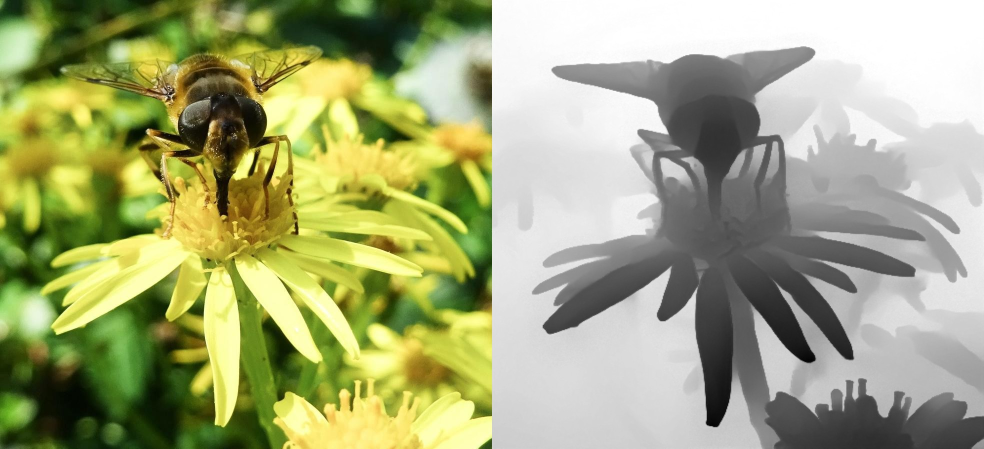
#> input picture testimages/beeflower.jpg, 1968 x 897 px (shown at 1/2 size)
$ python depth2sbs.py
#> lines starting #> are read from the running program, lines starting #| are printed output that depends on the picture
### photos3d/depthmaps.py
"""
depthmaps.py - Library module for working with depth maps, such as for using them to convert RGB-D images to stereo pairs or a stereogram.

"""

import math
import random
import numpy as np
from PIL import Image, ImageDraw, ImageFilter

# GENERAL AND FILE FUNCTIONS

def load(fn1, fn2=None, maxwid=None, dosplit=True):
    if not dosplit:
        return __open_image_file__(fn1, maxwid=maxwid)
    if fn2:
        img1 = __open_image_file__(fn1, maxwid=maxwid)
        img2 = __open_image_file__(fn2, maxwid=maxwid)
    else:
        if maxwid == None:
            img1 = __open_image_file__(fn1, None)
        else:
            img1 = __open_image_file__(fn1, 2 * maxwid)
#> in __open_image_file__, img is the input picture: PIL image 1968x897 RGB; mean R, G, B 163.4, 168.5, 123.2
        img1, img2 = __split_image__(img1)
#> in __split_image__, `left = img.crop((0, 0, nw, sbsh))`:
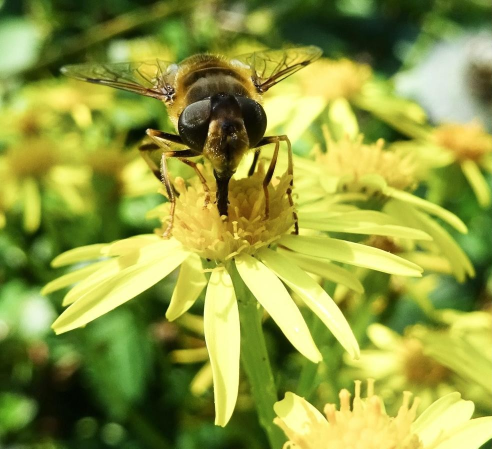
#> left: PIL image 984x897 RGB (shown at 1/2 size); mean R, G, B 145.6, 155.9, 65.2
#> in __split_image__, `right = img.crop((sbsw-nw, 0, sbsw, sbsh))`:
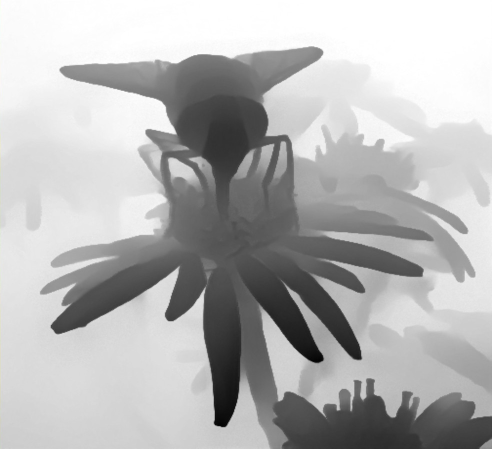
#> right: PIL image 984x897 RGB (shown at 1/2 size); mean R, G, B 181.2, 181.2, 181.2
    return [img1, img2]

def resize(img, nw, nh):
    nim = img.resize((nw, nh))
    return nim

# [6 lines left out: function split_image, not called in this run]

# DISPARITY FUNCTIONS

def estimate_disparity(img, strength='medium', converge='far'):
    mindisp = maxdisp = 0
    dw, dh = img.size
    disp = dw * 0.03
    if strength == 'low':
        disp = dw * 0.04
    elif strength == 'medium':
        disp = dw * 0.07
    elif strength == 'high':
        disp = dw * 0.1
    elif isinstance(strength, (int, float)):
        disp = dw * strength
    if converge == 'far':
        mindisp = 0
        maxdisp = disp
    elif converge == 'middle':
        mindisp = - disp / 2
        maxdisp = disp / 2
    elif converge == 'near':
        mindisp = - disp
        maxdisp = 0
    elif isinstance(converge, (int, float)):
        if converge <= 1:
            mindisp = - (disp * converge)
            maxdisp = disp * (1 - converge)
    return [maxdisp, mindisp]

# [8 lines left out: function create_linear_disparity_vector, not called in this run]

def create_tangent_disparity_vector(neardisp, cvg = 0.15, fac=1, doreverse=False):
    # neardisp is in pixels.
    # conv is 0.05 to 1 * total depth.
    # dfac is 0.1 to 10 * total depth:
    #     < 1 moves disparities toward far
    #     > 1 squashes them nearer zero
    disps = []
    conv = __constrain__(cvg, 0.05, 1)
    dfac = __constrain__(fac, 0.1, 10)
    cd = conv * 255 * dfac
    eyerot = math.atan((neardisp / 2) / cd)
    for c in range(0, 256):
        # Add half increment so we do not start at tan(zero)
        dist = (c * dfac) + (dfac / 2)
        #
        #dist = dist * 0.25
        #
        tang = math.atan((neardisp / 2) / dist)
        dang = 2 * ((tang + 1000) - (eyerot + 1000))
        disps.append(dang)
    df = neardisp / disps[0]
    for c in range(0, len(disps)):
        disps[c] = disps[c] * df
    if doreverse:
        disps.reverse()
    return disps

# DEPTH BUFFER TO IMAGE FUNCTIONS

def depth_to_stereo(rgbimg, depths, dispvect, prefill=True, blurfill=True, do3ddepth=True, dscl=None):
    """
    Note that for simplicity do3ddepth means the depth is calculated using pythagoras from the centre of the image (i.e. not from the two individual eye views).
    """
    imw, imh = rgbimg.size
    newimg = Image.new("RGB", (imw * 2, imh), (255, 255, 255))
    if prefill:
        if blurfill:
            newimg.paste(rgbimg.filter(ImageFilter.BLUR), (0, 0))
            newimg.paste(rgbimg.filter(ImageFilter.BLUR), (imw, 0))
        else:
            newimg.paste(rgbimg, (0, 0))
            newimg.paste(rgbimg, (imw, 0))
    opix = rgbimg.load()
    npix = newimg.load()
    dbuff = __blank_buffer__(imh, imw * 2) # rows, cols
    for y in range(0, imh):
        for x in range(0, imw):
            depth = depths[y, x]
            if do3ddepth:
                if dscl:
                    dscale = dscl
                else:
                    dscale = ((imw + imw) / 2) / 255
                depth = depth * dscale
                depth = math.sqrt(((x - (imw / 2)) * (x - (imw / 2))) + ((y - (imh / 2)) * (y - (imh / 2))) + (depth * depth))
                depth = depth / dscale
                ##########
                if depth > 255:
                    depth = 255
            disp = dispvect[int(depth)]
            ldx = x + (disp / 2)
            ldx = int(ldx + 0.5)
            if ldx < 0:
                ldx = 0
            if ldx >= imw:
                ldx = imw - 1
            rdx = x - (disp / 2)
            rdx = int(rdx + 0.5)
            if rdx < 0:
                rdx = 0
            if rdx >= imw:
                rdx = imw - 1
            if depth < dbuff[y, ldx]:
                dbuff[y, ldx] = depth
                npix[x, y] = opix[ldx, y]
            if depth < dbuff[y, rdx + imw]:
                dbuff[y, rdx + imw] = depth
                npix[x + imw, y] = opix[rdx, y]
    return newimg

# [28 lines left out: function depth_to_autostereo, not called in this run]

# DEPTH BUFFER FUNCTIONS

def depth_image_to_array(dimg, ch='red', invert=False):
#> called with ch = 'red', invert = True
    dw, dh = dimg.size
    depth = np.zeros((dh, dw), dtype="float32") # (rows, cols)
    dpix = dimg.load()
    for y in range(0, dh):
        for x in range(0, dw):
            col = dpix[x, y]
            if ch == 'red':
                depth[y, x] = col[0]
            elif ch == 'green':
                depth[y, x] = col[1]
            elif ch == 'blue':
                depth[y, x] = col[2]
            else:
                depth[y, x] = (col[0] + col[1] + col[2]) / 3
            if invert:
                depth[y, x] = 255 - depth[y, x]
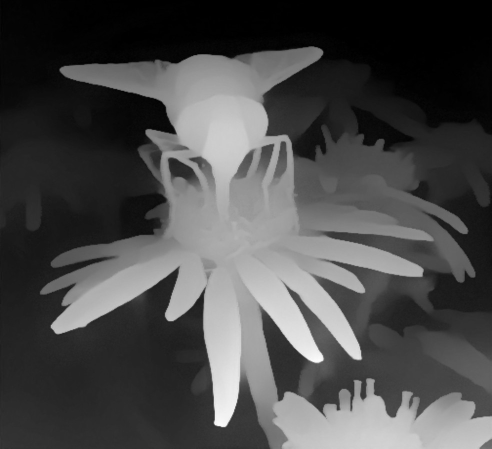
#> depth: shape (897, 984) float32 (shown at 1/2 size); min 0, max 255, mean 73.8
    return depth

# [75 lines left out: functions depth_buffer_remap, depth_buffer_clear_back, depth_buffer_clear_front, depth_buffer_clear_between, depth_buffer_to_image, tile_image and 2 more, not called in this run]

# PRIVATE HELPER FUNCTIONS

def __map__(num, smin, smax, emin, emax):
    return (((num - smin) / (smax - smin)) * (emax - emin)) + emin

def __constrain__(nval, nmin, nmax):
    rv = nval
    if rv < nmin:
        rv = nmin
    if rv > nmax:
        rv = nmax
    return rv

def __open_image_file__(fname, maxwid=None):
    img = Image.open(fname)
    w, h = img.size
    if maxwid == None:
        if w % 2 != 0:
            img = img.crop((0, 0, w - 1, h))
    else:
        mwid = maxwid
        if mwid % 2 != 0:
            mwid = mwid - 1
        if w > mwid:
            asp = w / h
            nh = int(mwid / asp)
            img = img.resize((mwid, nh))
    if img.mode == "RGBA":
        img = img.convert('RGB')
    return img

def __split_image__(img):
    sbsw, sbsh = img.size
    nw = int(sbsw/2)
    left = img.crop((0, 0, nw, sbsh))
    right = img.crop((sbsw-nw, 0, sbsw, sbsh))
    return [left, right]

def __blank_buffer__(rows, cols, dep=99999999):
    buff = np.zeros((rows, cols), dtype="float32") # (rows, cols)
    for y in range(0, rows):
        for x in range(0, cols):
            buff[y, x] = dep
    return buff

def __blank_image__(wid, hgt, col=(0, 0, 0)):
    img = Image.new("RGB", (wid, hgt), col)
    return img

# [22 lines left out: functions image_copy, __array_info__, not called in this run]


# [2 lines that do not run on import are left out]

### depth2sbs.py
"""
depth2sbs.py - An example of creating a side-by-side stereo 3D image using an RGBD file with the colour image on the left and the monochrome depth image on the right (you can do it other ways quite easily, including using separate rgb and depth files - see depthmaps.py - but this example uses a 2D photo conversion in that format created using the excellent DepthMaker Android app).
"""


import os

from photos3d import depthmaps as dm


fname = os.path.join(".", "testimages", "beeflower.jpg")

# First load the RGBD image (omit maxwid to keep original image sizes)
rgbim, depim = dm.load(fname, maxwid = 1000)

# Now we read the depth image pixel colour values into a numpy array
# and for images with white farthest away we need to invert the depths.
darr = dm.depth_image_to_array(depim, invert=True)

# We can also get possible values for the scale of disparity needed
dispnear, dispfar = dm.estimate_disparity(rgbim, strength='medium', converge='far')
#> dispnear = 68.88; dispfar = 0

# We create a vector for the depth (0...255) to disparity relationship
#dvec = dm.create_linear_disparity_vector(dispnear, dispfar)
dvec = dm.create_tangent_disparity_vector(dispnear*0.6, cvg = 0.5, fac=0.75) #cvg = 0.15, fac=1)
#> dvec = 256 values, max 41.33 at index 0, min -3.25 at index 255, mean 4.16

# And then we make the side-by-side stereo image
sbs = dm.depth_to_stereo(rgbim, darr, dvec, do3ddepth=False)
#> in depth_to_stereo, `newimg.paste(rgbimg.filter(ImageFilter.BLUR), (0, 0))`:
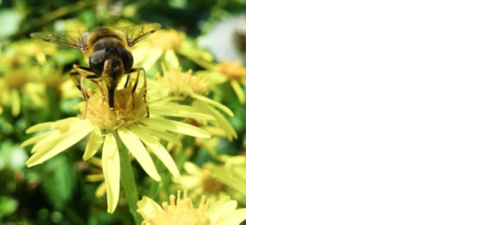
#> newimg: PIL image 1968x897 RGB (shown at 1/4 size); mean R, G, B 200.3, 205.4, 160.1
#> in depth_to_stereo, `newimg.paste(rgbimg.filter(ImageFilter.BLUR), (imw, 0))`:
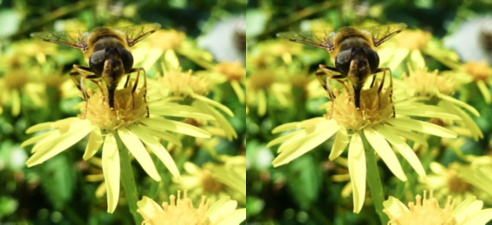
#> newimg: PIL image 1968x897 RGB (shown at 1/4 size); mean R, G, B 145.6, 155.9, 65.2
#> after the loop in depth_to_stereo, `for y in range(0, imh):`:
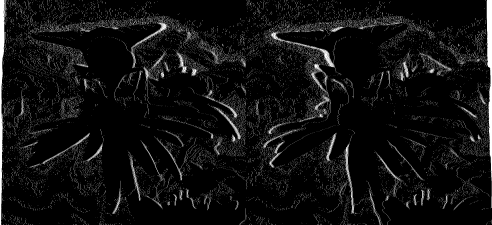
#> dbuff: shape (897, 1968) float32 (shown at 1/4 size); min 0, max 100000000, mean 6350451; drawn with min black and max white
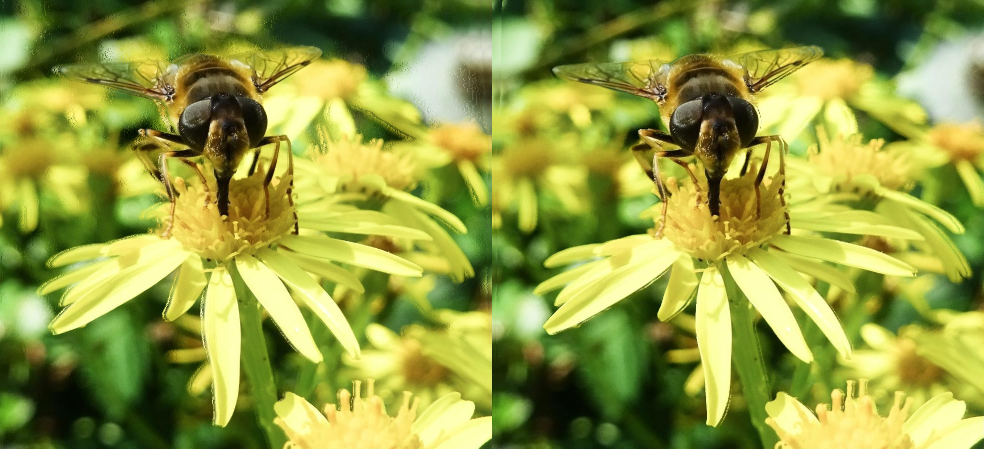
#> sbs: PIL image 1968x897 RGB (shown at 1/2 size); mean R, G, B 146.3, 156.4, 65.5

# The stereo picture is a Pillow image so we can save it
#sbs.save("sbs.png")

# Finally, let's have a look at our stereo 3D image:
from matplotlib import pyplot as plt
plt.imshow(sbs)
plt.axis('off')
plt.show()

$ run again, with testimages/bryncelliddu.jpg copied over testimages/beeflower.jpg
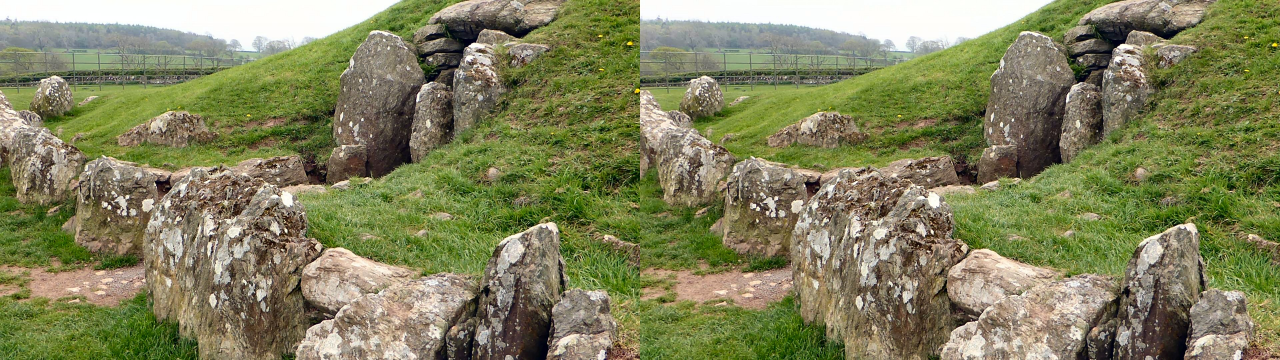
#> input picture testimages/bryncelliddu.jpg, 3840 x 1080 px (shown at 1/3 size)
#> in __open_image_file__, img is the input picture: PIL image 3840x1080 RGB; mean R, G, B 130, 130.8, 93.1
#> img: PIL image 2000x562 RGB
#> after the loop in depth_image_to_array, `for y in range(0, dh):`:
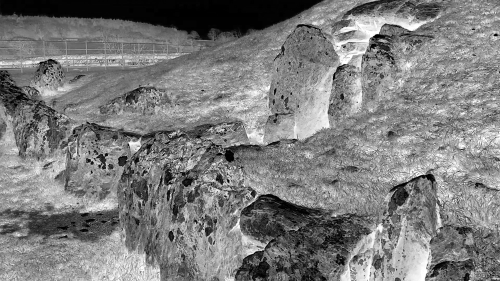
#> depth: shape (562, 1000) float32 (shown at 1/2 size); min 0, max 255, mean 124.3
#> dispnear = 70; dispfar = 0
#> dvec = 256 values, max 42 at index 0, min -3.36 at index 255, mean 4.26
#> `sbs = dm.depth_to_stereo(rgbim, darr, dvec, do3ddepth=False)`:
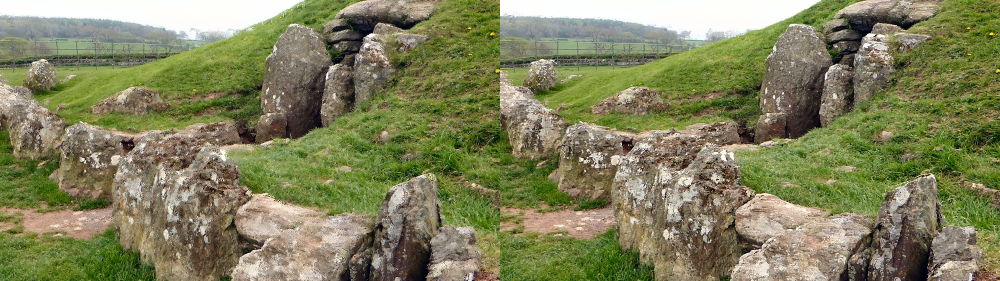
#> sbs: PIL image 2000x562 RGB (shown at 1/2 size); mean R, G, B 129, 130, 92.2

$ run again, with testimages/cosfordplane.jpg copied over testimages/beeflower.jpg
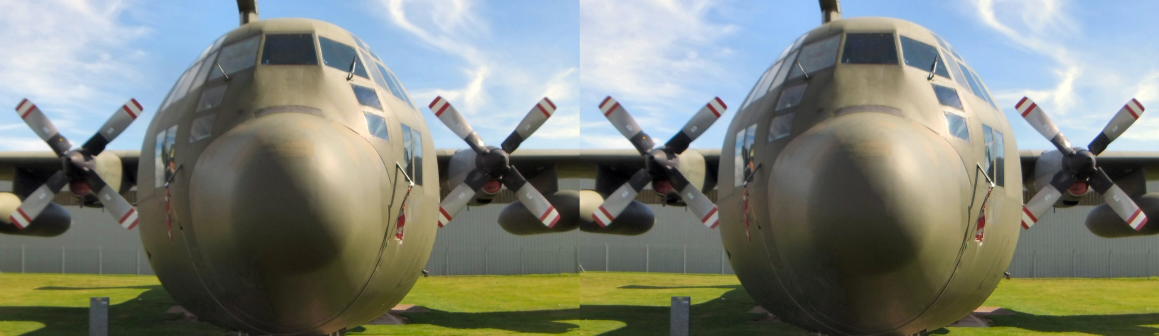
#> input picture testimages/cosfordplane.jpg, 3477 x 1008 px (shown at 1/3 size)
#> in __open_image_file__, img is the input picture: PIL image 3477x1008 RGB; mean R, G, B 125.8, 131.2, 122.5
#> img: PIL image 2000x579 RGB
#> after the loop in depth_image_to_array, `for y in range(0, dh):`:
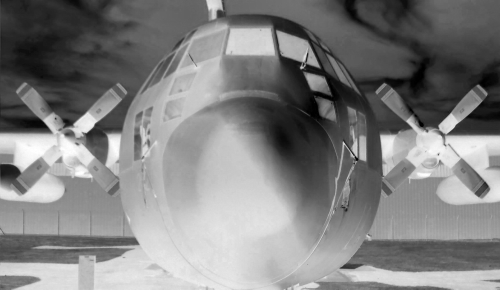
#> depth: shape (579, 1000) float32 (shown at 1/2 size); min 0, max 255, mean 128
#> dispnear = 70; dispfar = 0
#> dvec = 256 values, max 42 at index 0, min -3.36 at index 255, mean 4.26
#> `sbs = dm.depth_to_stereo(rgbim, darr, dvec, do3ddepth=False)`:
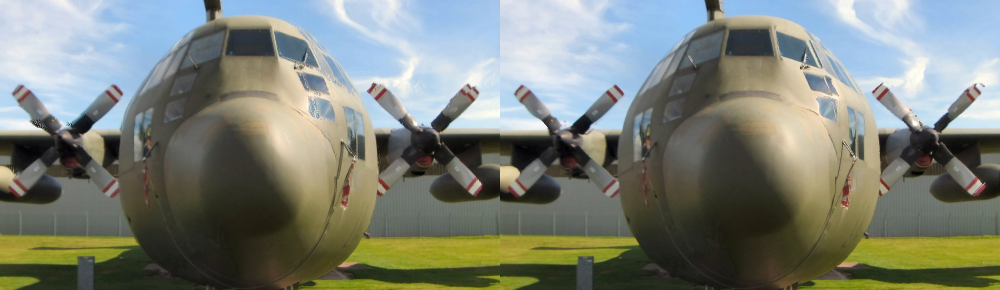
#> sbs: PIL image 2000x579 RGB (shown at 1/2 size); mean R, G, B 124.5, 129.9, 120.3
